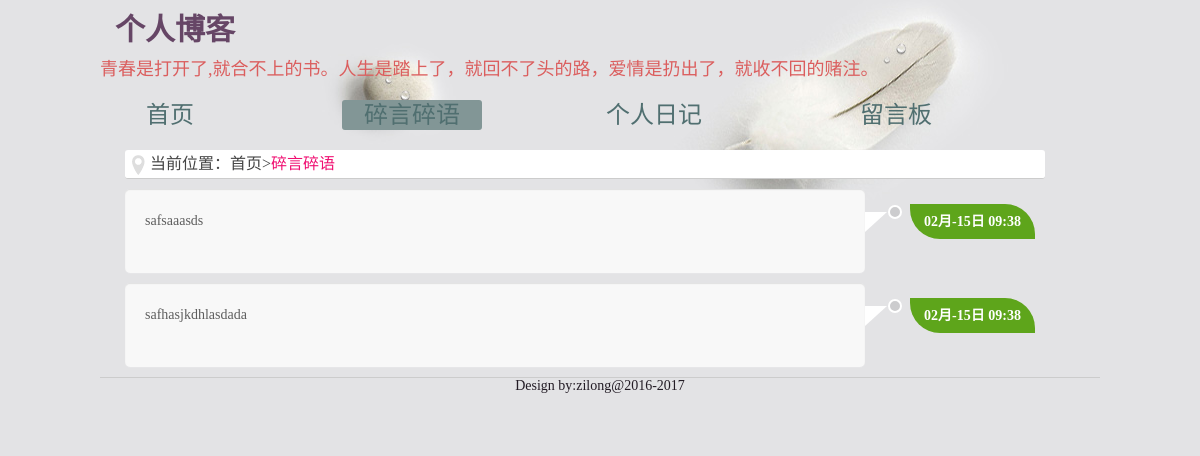
The app's page /shuo/ with its own data.
### app/models.py (models this page shows)
class Words(models.Model):
    id=models.AutoField(primary_key=True)
    title=models.CharField(max_length=30)
    body=models.TextField(null=True)
    datetime=models.DateTimeField(auto_now=True)

### app/views.py (the view)
# urls.py: url(r'^shuo/',views.shuo,name="shuo"),
def shuo(request):
    words=Words.objects.raw('select * from app_words order by id desc limit 6')
    return render(request,'shuo.html',{"words":words})

### app/templates/shuo.html (shortened to what this page needs)
{% extends 'default2.html' %}
{% block content %}
    <div id="say">
     <div class="weizi">
           <div class="wz_text">当前位置：<a href="#">首页</a>><h1>碎言碎语</h1></div>
           </div>
            {% for word in words%}
            <ul class="say_box">
                        <div class="sy">
                            <p> {{word.body}}</p>
                        </div>
                    <span class="dateview">{{word.datetime|date:"m月-d日 H:i"}}</span>
            </ul>
            {% endfor %}
     </div>
    <div id="footer">
     <p>Design by:zilong@2016-2017</p>
    </div>
</body>
</html>
{% endblock %}

### app/static/css/index.css (style rules this page uses)
* { margin:0; padding:0px; }
body { font-size:14px;font-family:"微软雅黑";background:#E3E3E5 url(../images/bg.jpg) 50% top scroll no-repeat;color:#5d5d5d; }
a { text-decoration:none; }
#footer { width:1000px;height:50px;margin:10px auto;border-top:1px solid #ccc; }
#footer p { text-align:center;font-size:14px;color:#231C25; }

### app/static/css/style.css (style rules this page uses)
* { marigin:0px; padding:0px; }
body { font-size:14px;font-family:"微软雅黑";background:#E3E3E5 url(../images/bg.jpg) 50% top scroll no-repeat;color:#5d5d5d; }
a { text-decoration:none; }
.weizi { width:730px;height:30px;line-height:30px; background:url("../images/weizi.png") 7px 5px no-repeat; background-color:#fff; border-bottom:1px solid #ccc; }
.weizi .wz_text { font-size:16px;color:#444;padding-left:25px; }
.weizi .wz_text h1 { font-size:16px;color:#F00E71;display:inline;font-weight:500; }
.weizi .wz_text a { color:#444; }
#say { width:950px;margin:5px auto; }
#say .weizi { width:920px;height:28px;line-height:28px; background:url("../images/weizi.png") 7px 5px no-repeat; background-color:#fff;border-radius:3px; }
.say_box { background:#f8f8f8;box-shadow: 0px 1px 0px rgba(255,255,255,.1), inset 0px 1px 1px rgba(214, 214, 214, 0.7);width:740px; border-radius:5px;position:relative; padding: 20px 0; margin:10px 0;font-size:14px;font-family:"宋体"; }
.say_box p { line-height:24px;padding:0 20px 20px ; }
.say_box::before { content: "";width:0px;height:0px;border-style:solid;border-width:0px 0 20px 22px;border-color:transparent transparent transparent #fff;position:absolute;left:740px;top: 23px; }
.say_box::after { content: "";width: 10px;height: 10px;border-radius: 50%;position:absolute;left:763px;top:16px;background:#CCCCCE;border: 2px solid #fff;transition:all 0.5s; }
.dateview { position:absolute;left:785px;top:15px;width:125px;line-height:35px;background:#5EA51B;border-radius:0 30px;text-align:center; color:#fff;font-weight:bold;font-size:14px; }

### records on screen
Words: body "safsaaasds", datetime "02月-15日 09:38"
Words: body "safhasjkdhlasdada", datetime "02月-15日 09:38"
